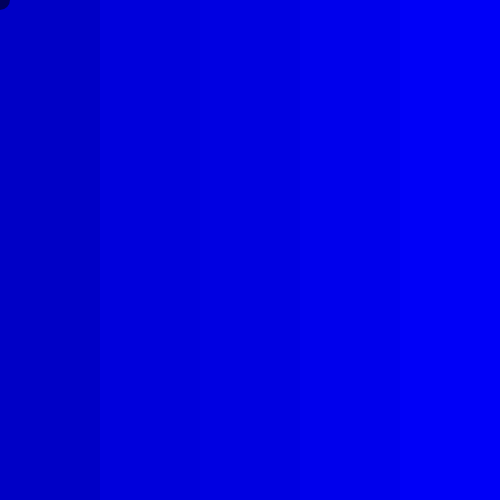
Frame 1 (no input)
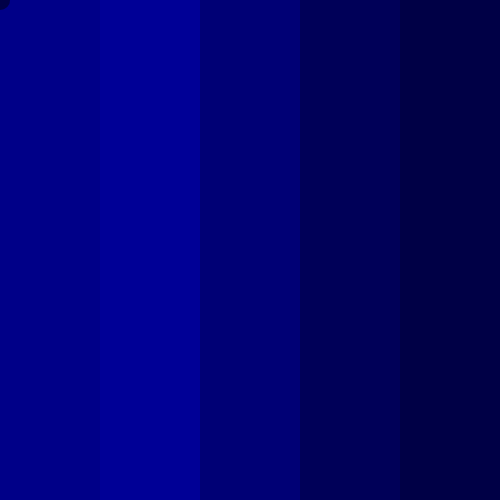
Frame 60 (no input)
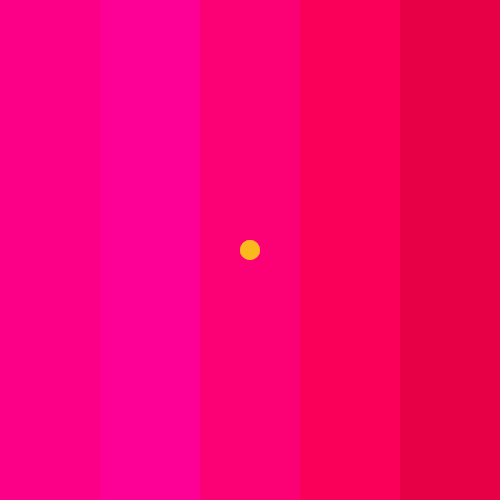
Frame 120 (the mouse pressed at the canvas centre since frame 60)

The p5.js sketch that drew these frames (run headless with seeded random() and noise() and a simulated clock; from frame 60 on, the mouse is pressed at the canvas centre):

// p5.js sketch
// ── sketch.js

function setup(){
  createCanvas(500,500);
  background(0,0,255);
}


function draw(){

  noStroke();
  fill(mouseX,mouseY,0,200);
  ellipse(mouseX,mouseY,20,20);

  fill(mouseX,0,100,50);
  rect(0,0,100,500);

  fill(mouseX,0,200,40);
  rect(0,0,200,500);

  fill(mouseX,0,150,30);
  rect(0,0,300,500);

  fill(mouseX,0,100,20);
  rect(0,0,400,500);

  fill(mouseX,0,50,10);
  rect(0,0,500,500);
}

function mousePressed(){
  background(0,0,255);
}
